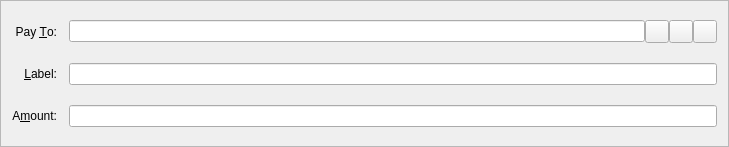
<?xml version="1.0" encoding="UTF-8"?>
<ui version="4.0">
 <class>SendCoinsEntry</class>
 <widget class="QFrame" name="SendCoinsEntry">
  <property name="geometry">
   <rect>
    <x>0</x>
    <y>0</y>
    <width>729</width>
    <height>147</height>
   </rect>
  </property>
  <property name="windowTitle">
   <string>Form</string>
  </property>
  <property name="frameShape">
   <enum>QFrame::StyledPanel</enum>
  </property>
  <property name="frameShadow">
   <enum>QFrame::Sunken</enum>
  </property>
  <layout class="QGridLayout" name="gridLayout">
   <property name="spacing">
    <number>12</number>
   </property>
   <item row="5" column="0">
    <widget class="QLabel" name="label">
     <property name="text">
      <string>A&amp;mount:</string>
     </property>
     <property name="alignment">
      <set>Qt::AlignRight|Qt::AlignTrailing|Qt::AlignVCenter</set>
     </property>
     <property name="buddy">
      <cstring>payAmount</cstring>
     </property>
    </widget>
   </item>
   <item row="3" column="0">
    <widget class="QLabel" name="label_2">
     <property name="text">
      <string>Pay &amp;To:</string>
     </property>
     <property name="alignment">
      <set>Qt::AlignRight|Qt::AlignTrailing|Qt::AlignVCenter</set>
     </property>
     <property name="buddy">
      <cstring>payTo</cstring>
     </property>
    </widget>
   </item>
   <item row="5" column="1">
    <widget class="StarChainAmountField" name="payAmount"/>
   </item>
   <item row="4" column="0">
    <widget class="QLabel" name="label_4">
     <property name="text">
      <string>&amp;Label:</string>
     </property>
     <property name="alignment">
      <set>Qt::AlignRight|Qt::AlignTrailing|Qt::AlignVCenter</set>
     </property>
     <property name="buddy">
      <cstring>addAsLabel</cstring>
     </property>
    </widget>
   </item>
   <item row="3" column="1">
    <layout class="QHBoxLayout" name="payToLayout">
     <property name="spacing">
      <number>0</number>
     </property>
     <item>
      <widget class="QValidatedLineEdit" name="payTo">
       <property name="toolTip">
        <string>The address to send the payment to</string>
       </property>
       <property name="maxLength">
        <number>34</number>
       </property>
      </widget>
     </item>
     <item>
      <widget class="QToolButton" name="addressBookButton">
       <property name="toolTip">
        <string>Choose address from address book</string>
       </property>
       <property name="text">
        <string/>
       </property>
       <property name="icon">
        <iconset resource="../StarChain.qrc">
         <normaloff>:/icons/address-book</normaloff>:/icons/address-book</iconset>
       </property>
       <property name="shortcut">
        <string>Alt+A</string>
       </property>
      </widget>
     </item>
     <item>
      <widget class="QToolButton" name="pasteButton">
       <property name="toolTip">
        <string>Paste address from clipboard</string>
       </property>
       <property name="text">
        <string/>
       </property>
       <property name="icon">
        <iconset resource="../StarChain.qrc">
         <normaloff>:/icons/editpaste</normaloff>:/icons/editpaste</iconset>
       </property>
       <property name="shortcut">
        <string>Alt+P</string>
       </property>
      </widget>
     </item>
     <item>
      <widget class="QToolButton" name="deleteButton">
       <property name="toolTip">
        <string>Remove this recipient</string>
       </property>
       <property name="text">
        <string/>
       </property>
       <property name="icon">
        <iconset resource="../StarChain.qrc">
         <normaloff>:/icons/remove</normaloff>:/icons/remove</iconset>
       </property>
      </widget>
     </item>
    </layout>
   </item>
   <item row="4" column="1">
    <widget class="QValidatedLineEdit" name="addAsLabel">
     <property name="toolTip">
      <string>Enter a label for this address to add it to your address book</string>
     </property>
    </widget>
   </item>
  </layout>
 </widget>
 <customwidgets>
  <customwidget>
   <class>StarChainAmountField</class>
   <extends>QLineEdit</extends>
   <header>StarChainamountfield.h</header>
   <container>1</container>
  </customwidget>
  <customwidget>
   <class>QValidatedLineEdit</class>
   <extends>QLineEdit</extends>
   <header>qvalidatedlineedit.h</header>
  </customwidget>
 </customwidgets>
 <resources>
  <include location="../StarChain.qrc"/>
 </resources>
 <connections/>
</ui>
